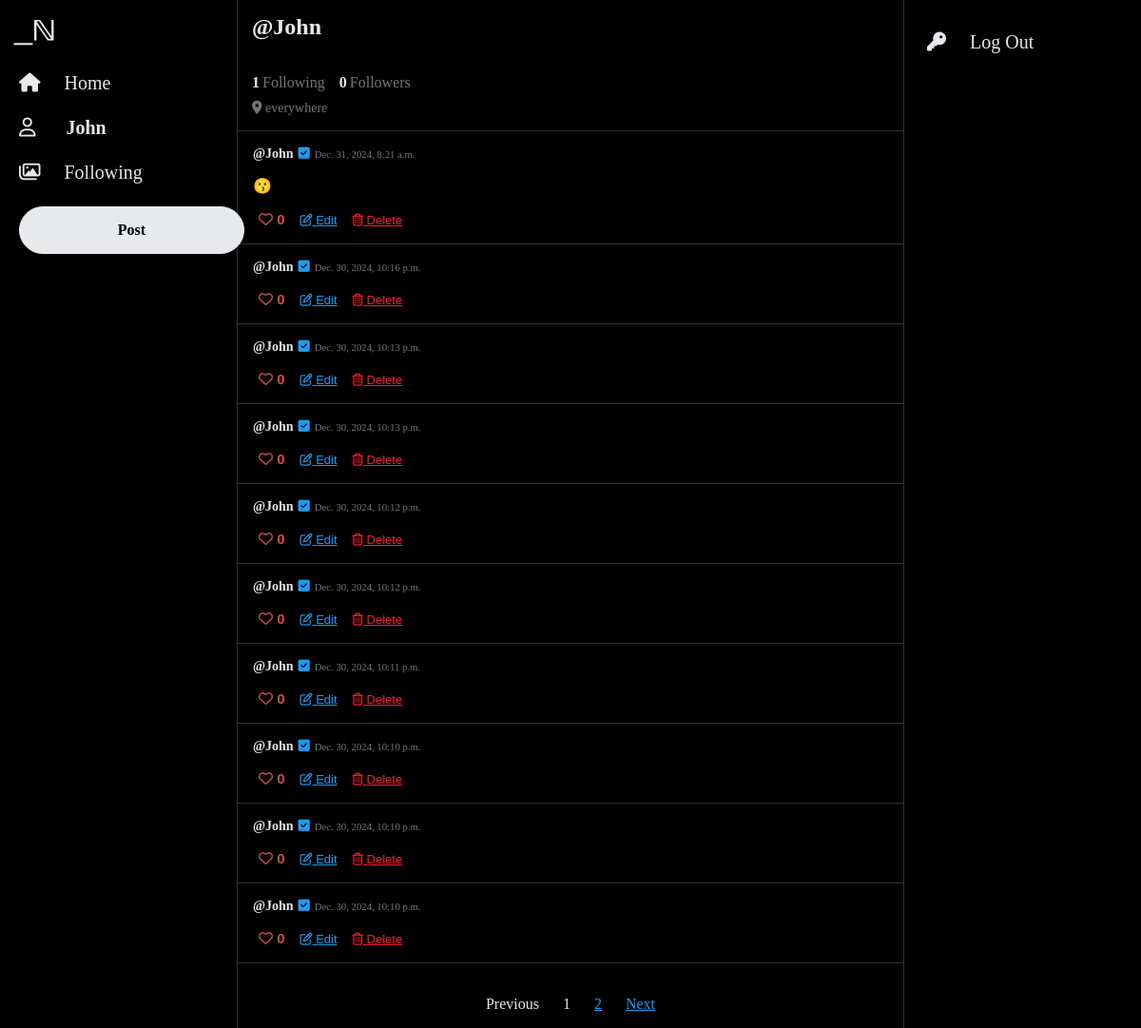
Screenshot of /profile/6 (signed in) with the database file from the repository.
### network/models.py (models this page shows, shortened)
class User(AbstractUser):
    pass

class Tweet(models.Model):
    author = models.ForeignKey(User, on_delete=models.CASCADE)
    tweetText = models.CharField(max_length=255)
    posted = models.DateTimeField(auto_now_add=True)
    like = models.ManyToManyField(User, blank=True, related_name="likes")

### network/views.py (the view)
# urls.py: path("profile/<int:user_id>", views.profile, name="profile"),
@login_required(redirect_field_name='my_redirect_field')
def profile(request, user_id):
    profile = User.objects.get(id=user_id)
    if Follow.objects.filter(user=user_id, followed_by=request.user).exists():
        following_status = True
    else:
        following_status = False
    followList = []
    following = request.user.following.all()
    for x in following:
        followList.append(x.user.id)
    tweets = Tweet.objects.filter(author=user_id).order_by('-posted')
    paginator = Paginator(tweets, 10)
    page_number = request.GET.get('page')
    page_obj = paginator.get_page(page_number)
    return render(request, "network/profile.html", {
        "page_obj": page_obj,
        "viewed_profile": profile.username,
        "viewed_profile_id": user_id,
        "tweets": tweets,
        "following": profile.following.all().count(),
        "followedBy": Follow.objects.filter(user=user_id).count(),
        "following_status": following_status
    })

### network/templates/network/profile.html (shortened to what this page needs)
{% extends "network/layout.html" %}
{% load static %}
{% block body %}
<div class="profile">
   <h2 style="margin-top: 0;" data-id="{{viewed_profile_id}}">@{{viewed_profile}}</h2>
   <div class="profile-box">
   <div>
      <div style="display: flex;">
         <p class="follow-number">{{following}}</p> <p class="text-profile">Following</p> <p class="follow-number">{{followedBy}}</p> <p class="text-profile">Followers</p>
      </div>
   <span class="everywhere"><i class="fa-solid fa-location-dot"></i> everywhere</span>
   </div>
   </div>
</div>
<div class="container">
   {% for tweet in page_obj %}
   <div class="post">
      <div class="card" data-id="{{tweet.id}}">
         <div class="card-body rounded">
            <div class="card-info">
            <a class="card-title" href="{% url 'profile' user_id=tweet.author.id%}"><strong>@{{ tweet.author }}</strong></a>
            <i class="fa-solid fa-square-check" id="check"></i>
            <h6 class="card-subtitle">{{tweet.posted}}</h6>
            </div>
            <p class="card-text" id="tweetText">{{tweet.tweetText}}</p>
            {% if user.username in tweet.like.all|stringformat:'s' %}
            <button class="button-like" id="foo-like">
               <i class="fa-solid fa-heart"></i>&nbsp;<span id="number">{{ tweet.like.all.count }}</span>
            </button>
            {% else %}
            <button class="button-secondary" id="foo">
               <i class="fa-regular fa-heart"></i>&nbsp;<span id="number">{{ tweet.like.all.count }}</span>
            </button>
            {% endif %}
            {% if user.username == tweet.author|stringformat:'s' %}
            <button class="button-edit" id="edit">
               <i class="fa-regular fa-pen-to-square"></i>&nbsp;<span>Edit</span>
            </button>
            <button class="button-delete" data-id="{{ tweet.id }}">
               <i class="fa-regular fa-trash-can"></i>&nbsp;<span>Delete</span>
            </button>
            {% endif %}
         </div>
      </div>
   </div>
   {% endfor %}
   <br>
   <nav aria-label="Page">
      <ul class="pagination">
         {% if page_obj.has_previous %}
         <li class="page-item">
            <a class="page-link" href="?page={{ page_obj.previous_page_number }}">Previous</a>
         </li>
         {% else %}
         <li class="page-item disabled">
            <a class="page-link disabled" href="#" tabindex="-1" aria-disabled="True">Previous</a>
         </li>
         {% endif %}
         {% for i in page_obj.paginator.page_range %}
         {% if page_obj.number == i %}
         <li class="page-item active" aria-current="page">
            <span class="page-link">
               {{ i }}
            </span>
         </li>
         {% else %}
         <li class="page-item"><a class="page-link" href="?page={{ i }}">{{ i }}</a></li>
         {% endif %}
         {% endfor %}
         {% if page_obj.has_next %}
         <li class="page-item">
            <a class="page-link" href="?page={{ page_obj.next_page_number }}">Next</a>
         </li>
         {% else %}
         <li class="page-item disabled">
            <a class="page-link disabled" href="#" tabindex="-1" aria-disabled="True">Next</a>
         </li>
         {% endif %}
      </ul>
   </nav>
</div>
{% endblock %}

### network/templates/network/layout.html (shortened to what this page needs)
{% load static %}
<!DOCTYPE html>
<html lang="en">
    <head>
        <link rel="stylesheet" href="{% static 'network/styles.css' %}"/>
        <link rel="stylesheet" href="https://cdnjs.cloudflare.com/ajax/libs/font-awesome/6.7.2/css/all.min.css">
    </head>
    <body>
        <header>
            <div class="sticky">
                <div class="logo">
                    <a href="{% url 'index' %}">
                        <img src="{% static '/network/logo.svg' %}" height="45" alt="logo"/>
                    </a>
                </div>
                <nav>
                    <div>
                        <ul style="margin: 0;">
                            {% if user.is_authenticated %}
                                <li class="nav-item">
                                    <a class="nav-link" href="{% url 'allPosts' %}">
                                        <i class="fa-sharp fa-solid fa-house" id="nav-icon"></i>
                                        <span class="nav-text">Home</span>
                                    </a>
                                </li>
                                <li class="nav-item">
                                    <a class="nav-link" href="{% url 'profile' user_id=user.id%}">
                                        <i class="fa-regular fa-user" id="nav-icon"></i>
                                        <strong class="nav-text" style="margin-left: 27px;">{{ user.username }}</strong>
                                    </a>
                                </li>
                                <li class="nav-item">
                                    <a class="nav-link" href="{% url 'following' %}">
                                        <i class="fa-regular fa-images"></i>
                                        <span class="nav-text">Following</span>
                                    </a>
                                </li>
                                <li class="nav-item button">
                                    <a class="nav-button" href="{% url 'tweet' %}" role="button">Post</a>
                                </li>
                            {% endif %}
                        </ul>
                    </div>
                </nav>
            </div>
        </header>
        <div class="body">
            {% block body %}
            {% endblock %}
        </div>
        <footer>
            <div class="sticky" style="margin-left: 12px;">
                <ul>
                    <li class="nav-item">
                        <a class="nav-link" href="{% url 'logout' %}" role="button">
                            <i class="fa-solid fa-key"></i>
                            <span class="nav-text">Log Out</span>
                        </a>
                    </li>
                </ul>
            </div>
        </footer>
    </body>
</html>

### network/static/network/styles.css (style rules this page uses)
body { display: flex; color: #e7e9ea; justify-content: center; background-color: #000; font-family: TwitterChirp; margin-top: 0; margin-bottom: 0; }
header { width: 275px; border-right: 1px solid #2F3336; }
footer { width: 275px; border-left: 1px solid #2F3336; }
ul { padding-inline-start: 0; }
#nav-icon { font-size: 20px; color: #e7e9ea; }
a.nav-link { font-size: 20px; color: #e7e9ea; text-decoration: none; }
a.card-title { margin: 0; color: #e7e9ea; text-decoration: none; font-size: 14px; }
a.page-link { color: #1d9bf0; }
a.page-link.disabled { color: #e7e9ea; text-decoration: none; cursor: default; }
.sticky { position: fixed; margin-top: 5px; }
.nav-item { align-items: center; display: flex; padding: 12px; }
.logo { padding: 5px; }
.nav-text { margin-left: 20px; margin-right: 16px; }
.nav-button { background-color: #e7e9ea; border: 1px solid #e7e9ea; border-radius: 25px; padding: 15px 25px; text-align: center; color: #000; text-decoration: none; font-weight: 600; width: 185px; }
.nav-item.button { background-color: transparent; border-radius: 25px; width: auto; }
.body { max-width: 750px; min-width: 700px; }
.post { border-bottom: 1px solid #2F3336; padding: 16px; }
.card-info { display: flex; align-items: baseline; gap: 5px; }
.card-subtitle { margin: 0; font-weight: normal; color: #71767b; }
#check { color: #1d9bf0; font-size: 14px; }
#foo { border: none; background-color: transparent; color: #c94c4c; font-size: 15px; cursor: pointer; }
#number { font-weight: bold; }
.button-edit { border: none; background-color: transparent; color: #1d9bf0; font-size: 13px; cursor: pointer; text-decoration: underline; }
.button-delete { border: none; background-color: transparent; color: #f4212e; font-size: 13px; cursor: pointer; text-decoration: underline; }
.pagination { display: flex; justify-content: center; gap: 25px; align-items: center; }
.page-item { display: block; }
.profile { border-bottom: 1px solid #2F3336; padding: 15px; }
p.follow-number { font-weight: 600; margin-bottom: .5em; margin-right: 3px; }
p.text-profile { margin-right: 15px; font-weight: normal; color: #71767b; margin-bottom: .5em; }
span.everywhere { color: #71767b; font-size: 14px; }
.profile-box { display: flex; justify-content: space-between; }

### rows the page displays
User: username "John"
Tweet: author "John", posted "Dec. 31, 2024, 8:21 a.m.", tweetText "😗", like.all.count "0"
Tweet: author "John", posted "Dec. 30, 2024, 10:16 p.m.", like.all.count "0"
Tweet: author "John", posted "Dec. 30, 2024, 10:13 p.m.", like.all.count "0"
Tweet: author "John", posted "Dec. 30, 2024, 10:13 p.m.", like.all.count "0"
Tweet: author "John", posted "Dec. 30, 2024, 10:12 p.m.", like.all.count "0"
Tweet: author "John", posted "Dec. 30, 2024, 10:12 p.m.", like.all.count "0"
Tweet: author "John", posted "Dec. 30, 2024, 10:11 p.m.", like.all.count "0"
Tweet: author "John", posted "Dec. 30, 2024, 10:10 p.m.", like.all.count "0"
Tweet: author "John", posted "Dec. 30, 2024, 10:10 p.m.", like.all.count "0"
Tweet: author "John", posted "Dec. 30, 2024, 10:10 p.m.", like.all.count "0"

### other values shown
{{ following }} "1"
{{ followedBy }} "0"
{{ i }} "1"
{{ i }} "2"
